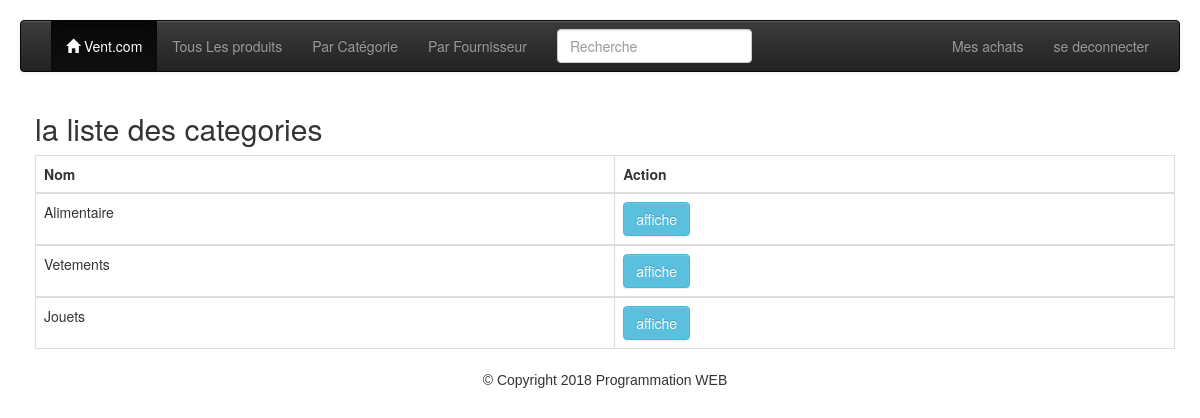
Page /categoriecleint.php (signed in) on the committed database.
### tables this page shows
CREATE TABLE `categories` (
  `ctid` int(11) NOT NULL,
  `nom` varchar(30) NOT NULL
);

### auth/loader.php (called while the page is built, shortened)
<?php
spl_autoload_register(function ($class) {
    $path = explode('\\',$class);
    $class = array_pop($path);
});
$idm = new Pw\Auth\Identity\IdentityManager();

### auth/IdentityManager.php (called while the page is built, shortened)
<?php
class IdentityManager implements \ArrayAccess
{
    protected $storage;
    public function __construct(&$storage = null)
    {
        if (is_array($storage)) {
            $this->storage = &$storage;
        } elseif ($storage instanceof ArrayAccess) {
            $this->storage = $storage;
        } else {
            $this->storage = &$_SESSION;
        }
    }
    public function hasIdentity()
    {
        return isset($this->storage[self::IDKEY]) && isset($this->storage[self::IDKEY]['identity']);
    }
    public function getRole()
    {
        return $this->storage[self::IDKEY]['roles'][0];
    }
    public function hasRoles()
    {
        return $this->hasIdentity() && isset($this->storage[self::IDKEY]['roles']);
    }
}

### categoriecleint.php (the view, shortened to what this page needs)
<!DOCTYPE html>
<html>
  <head>
   <?php
    require("auth/EtreAuthentifie.php");
    $idm->getIdentity();
    $idm->getUid();
    $role = $idm->getRole();
    ?>
    <?php if($role == 'acheteur'){?>
  <link rel="stylesheet" href="/lib/bootstrap.min.css">
  </head>
<body>
<?php
include("headerclient.php");?>
<div class="container">
  <h2>la liste des categories </h2>
  <table class="table table-bordered">
    <thead>
      <tr>
        <th>Nom</th>
        <th>Action</th>
      </tr>
    </thead>
   <?php
   require("db_config.php");
 try {
 $db = new PDO("mysql:hostname=$hostname;dbname=$dbname",$username,$password);
 $db->setAttribute(PDO::ATTR_ERRMODE,PDO::ERRMODE_EXCEPTION);
 $SQL = "SELECT * FROM categories";
  $res=$db->query($SQL);
  if($res->rowCount()==0)
   echo "<P>la liste est vide";
   else {
    while ($row=$res->fetch()) {?>
     <tbody>
      <tr>
       <td><?php echo htmlspecialchars($row['nom'])?></td>
        <td><a class="btn btn-info" href="listecleint.php?ctid=<?php echo $row['ctid']?>"> affiche </a> </td>
      </tr>
    </tbody>
   <?php };
   echo "</table>";
    }
} catch (Exception $e) {
 echo "Erreur SQL:".$e->getMessage();
}
include("footer.php");
}else{
  redirect("home.php");
 }
 ?>
 </div>
</body>
</html>

### headerclient.php (style rules this page uses)
body { margin: 20px; }

### rows in the picture
categories: nom "Alimentaire"
categories: nom "Vetements"
categories: nom "Jouets"
